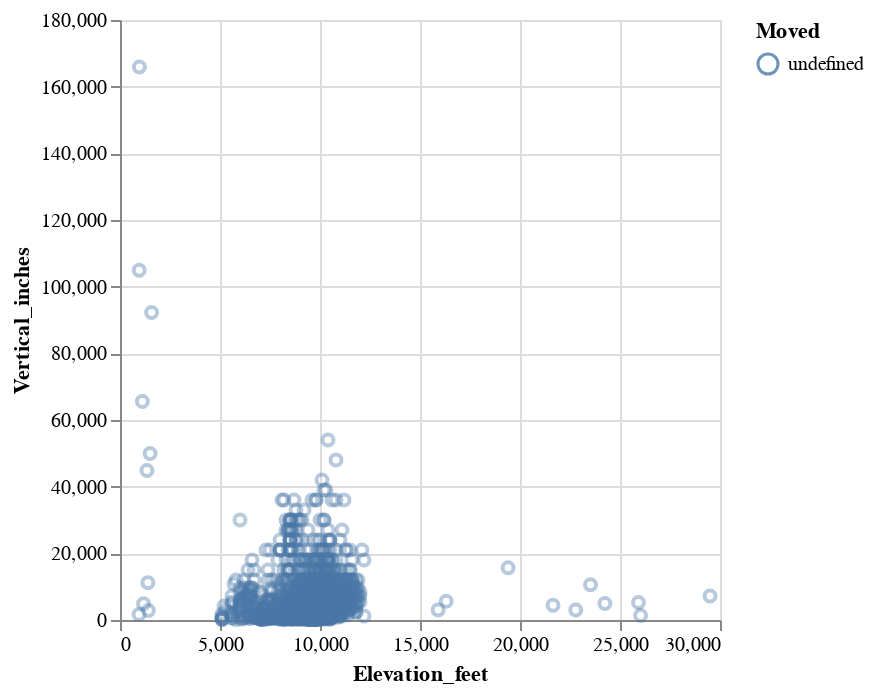

This figure's notebook cell:
### Code cell
def make_outliers(df, cols, limits=None, n=3, _k=5, direction='both'):
    random_indices = np.random.choice(df.index, size=n, replace=False)
    
    for id, col in enumerate(cols):
        if col in df.columns:
            mean = df[col].mean()
            std = df[col].std()
            o_type = str(df[col].dtype)

            
            for idx in random_indices:
                k = np.random.randint(_k, _k * 2)
                if direction == 'higher':
                    outlier_value = mean + k * std
                elif direction == 'lower':
                    outlier_value = mean - k * std
                elif direction == 'both':
                    # Randomly choose to make the outlier higher or lower
                    direction_choice = np.random.choice(['higher', 'lower'])
                    multiplier = k if direction_choice == 'higher' else -k
                    outlier_value = mean + multiplier * std
                else:
                    raise ValueError("Direction must be 'higher', 'lower', or 'both'.")

                print(limits, id)
                if limits is not None and id < len(limits):
                    limit = limits[id]
                    if limit is not None:
                        outlier_value = min(outlier_value, limit)
                
                if "Int" in o_type:
                    df.at[idx, col] = int(outlier_value)
                else:
                    df.at[idx, col] = outlier_value
                df.loc[idx, "Moved"] = True

    return df
    return df
ddf = df_cols_fixedd.copy(True)
ddf["Moved"] = False

ddf = make_outliers(ddf, ["Vertical_inches", "Elevation_feet"], limits=[100000], direction="higher", n=5, _k=8)

ddf = pd.read_csv("avalanches_data_processed_old_orig.csv")
alt.Chart(ddf).mark_point().encode(x="Elevation_feet", y="Vertical_inches", color="Moved:N", opacity=alt.condition("datum.Moved", alt.value(0.8), alt.value(0.4)))

### Figure 1 — Vega-Lite specification as saved in the notebook (floating-point values rounded to 4 significant figures; data arrays with more than 128 entries replaced by an {"elided": "..."} marker saying what was removed)
{"config": {"view": {"continuousWidth": 300, "continuousHeight": 300}}, "data": {"name": "data-7f9d9882d8151355518ad16f26fe35bf"}, "mark": {"type": "point"}, "encoding": {"color": {"field": "Moved", "type": "nominal"}, "opacity": {"condition": {"test": "datum.Moved", "value": 0.8}, "value": 0.4}, "x": {"field": "Elevation_feet", "type": "quantitative"}, "y": {"field": "Vertical_inches", "type": "quantitative"}}, "$schema": "https://vega.github.io/schema/vega-lite/v5.15.1.json", "datasets": {"data-7f9d9882d8151355518ad16f26fe35bf": {"elided": "2392 records"}}}
